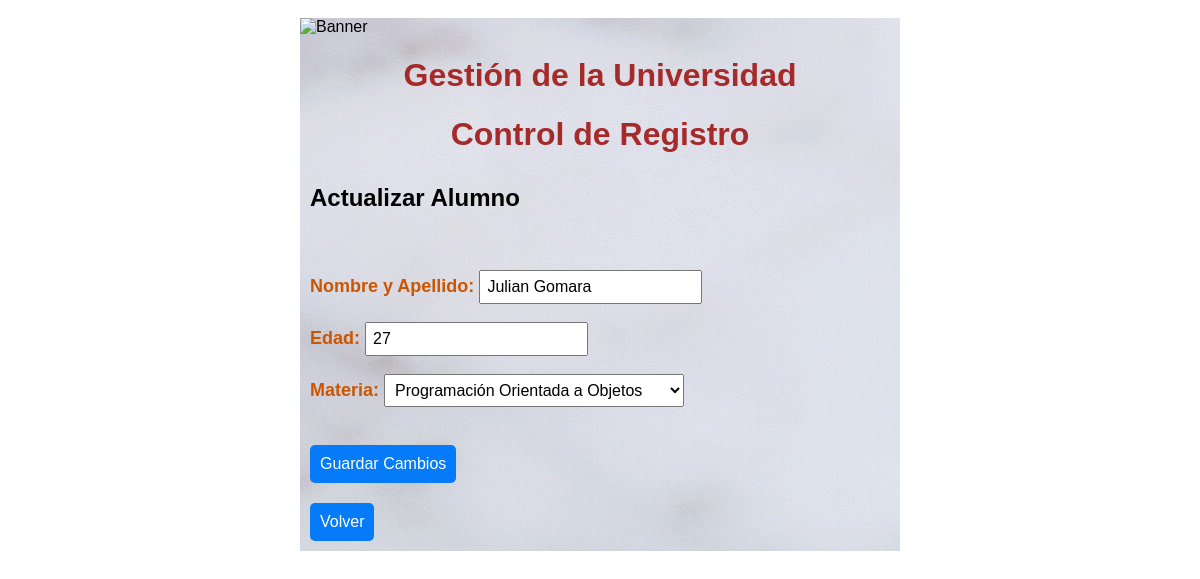
Page /appuni/actualizar-alumno/3/ on the committed database.
### appuni/models.py (models this page shows, shortened)
class Alumno(models.Model):
    nombre = models.CharField(max_length=100)
    edad = models.IntegerField()
    materia = models.CharField(max_length=100, choices=MATERIAS)

### appuni/views.py (the view)
# urls.py: path('actualizar-alumno/<int:pk>/', views.actualizar_alumno, name='actualizar_alumno'),
def actualizar_alumno(request, pk):
    alumno = Alumno.objects.get(id=pk)
    if request.method == "POST":
        form = FormularioAlumno(request.POST, instance=alumno)
        if form.is_valid():
            form.save()
            return HttpResponseRedirect(reverse("index"))
    else:
        form = FormularioAlumno(instance=alumno)
    return render(request, 'appuni/actualizar_alumno.html', {'form': form})

### appuni/forms.py
class FormularioAlumno(forms.ModelForm):
    class Meta:
        model = Alumno
        fields = '__all__'
        labels = {
            'nombre': 'Nombre y Apellido',
            'edad': 'Edad',
            'materia': 'Materia',
        }
    materia = forms.ChoiceField(
        choices=MATERIAS,
        required=True,
        widget=forms.Select(attrs={'class': 'form-control'}),
    )

### appuni/templates/appuni/actualizar_alumno.html (shortened to what this page needs)
{% extends "appuni/layout.html" %}
{% block content %}
  <h2>Actualizar Alumno</h2>
  <form method="post">
    <div class="form-styles">
      {{ form.as_p }}
    </div>
    <input type="submit" class="estilo-boton" value="Guardar Cambios" />
  </form>
  <a href="{% url 'index' %}" class="estilo-boton">Volver</a>
{% endblock %}

### appuni/static/appuni/estilos.css (style rules this page uses)
body { display: flex; flex-direction: column; justify-content: center; align-items: center; background-image: url(background.jpg); padding-bottom: 50px; padding-top: 10px; }
h2 { padding: 10px; ; }
input[type="submit"].estilo-boton, button.estilo-boton, a.estilo-boton { background-color: #057bf9; color: white; border: none; border-radius: 5px; text-align: center; text-decoration: none; display: inline-block; font-size: 16px; font-weight: lighter; padding: 10px; margin: 10px; cursor:pointer; }
input[type="text"], input[type="number"], select { padding: 6px; font-size: 16px; }
.form-styles { font-weight: bold; font-size: 18px; color: #cc5500; padding:10px; }

### rows in the picture
Alumno: nombre "Julian Gomara", edad "27", materia "Programación Orientada a Objetos"
